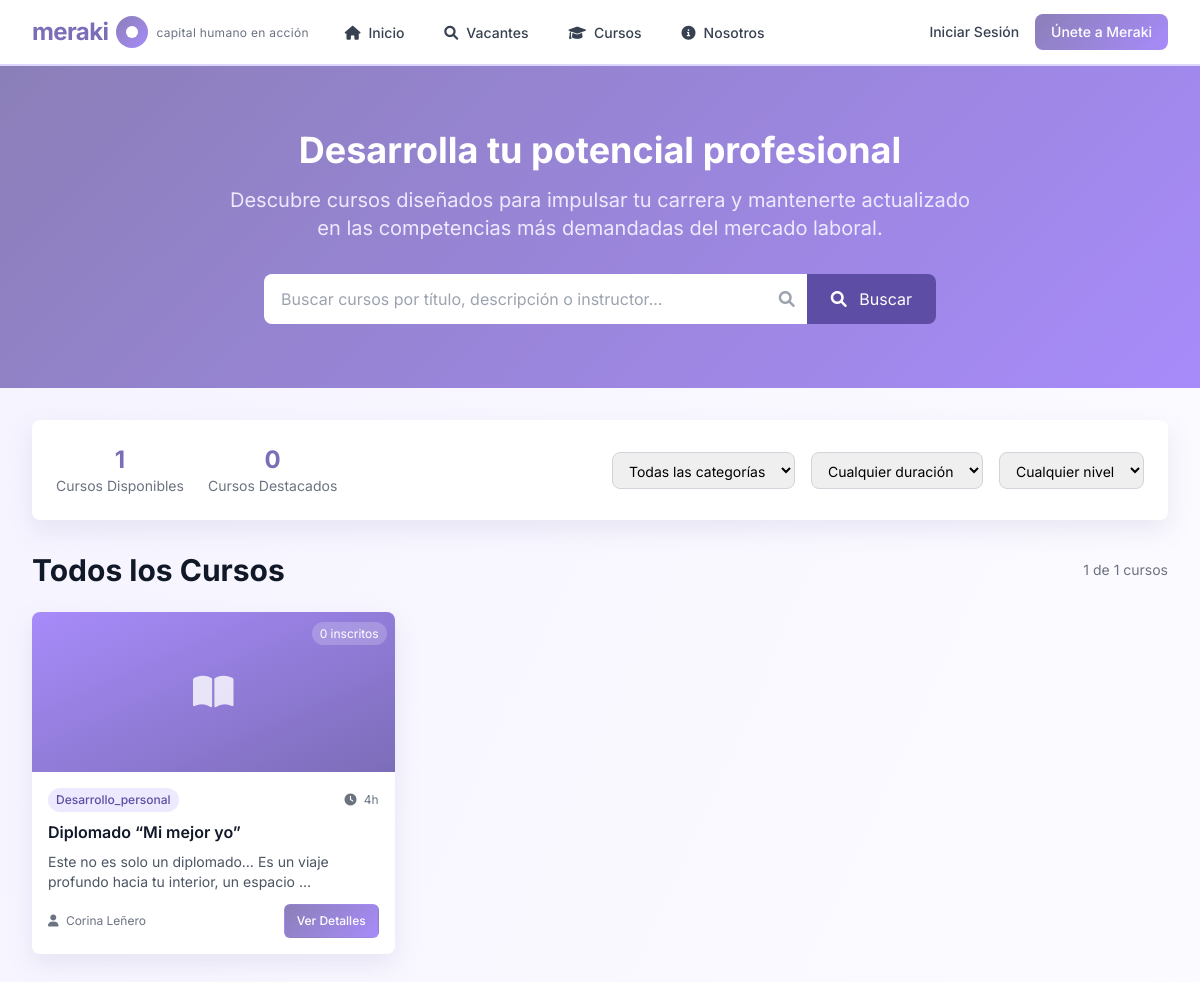
Page /courses/ on the committed database.
### courses/models.py (models this page shows, shortened)
class Course(models.Model):
    DIFFICULTY_CHOICES = [
        ('beginner', 'Principiante'),
        ('intermediate', 'Intermedio'),
        ('advanced', 'Avanzado'),
    ]
    CATEGORY_CHOICES = [
        ('tecnologia', 'Tecnología'),
        ('marketing', 'Marketing'),
        ('negocios', 'Negocios'),
        ('diseno', 'Diseño'),
        ('desarrollo_personal', 'Desarrollo Personal'),
        ('idiomas', 'Idiomas'),
        ('salud', 'Salud y Bienestar'),
        ('finanzas', 'Finanzas'),
    ]
    title = models.CharField(max_length=200, verbose_name="Título")
    description = models.TextField(verbose_name="Descripción")
    duration_hours = models.IntegerField(
        verbose_name="Duración (horas)",
        validators=[MinValueValidator(1)]
    )
    instructor = models.CharField(max_length=200, verbose_name="Instructor")
    category = models.CharField(
        max_length=50,
        choices=CATEGORY_CHOICES,
        verbose_name="Categoría"
    )
    difficulty_level = models.CharField(
        max_length=20,
        choices=DIFFICULTY_CHOICES,
        default='beginner',
        verbose_name="Nivel de Dificultad"
    )
    prerequisites = models.TextField(
        blank=True,
        null=True,
        verbose_name="Requisitos Previos"
    )
    is_active = models.BooleanField(default=True, verbose_name="Activo")
    is_featured = models.BooleanField(default=False, verbose_name="Destacado")
    created_at = models.DateTimeField(auto_now_add=True, verbose_name="Fecha de Creación")
    updated_at = models.DateTimeField(auto_now=True, verbose_name="Última Actualización")
    class Meta:
        verbose_name = "Curso"
        verbose_name_plural = "Cursos"
        ordering = ['-created_at']

### courses/views.py (the view, shortened to what this page needs)
# urls.py: path('', views.CourseListView.as_view(), name='course_list'),
class CourseListView(ListView):
    model = Course
    template_name = 'courses/course_list.html'
    context_object_name = 'courses'
    paginate_by = 12
    def get_queryset(self):
        queryset = Course.objects.filter(
            is_active=True
        ).annotate(
            enrollment_count=Count('enrollment')
        ).order_by('-created_at')
        category = self.request.GET.get('category')
        if category:
            queryset = queryset.filter(category=category)
        duration = self.request.GET.get('duration')
        difficulty = self.request.GET.get('difficulty')
        if difficulty:
            queryset = queryset.filter(difficulty_level=difficulty)
        search = self.request.GET.get('search')
        if search:
            queryset = queryset.filter(
                Q(title__icontains=search) |
                Q(description__icontains=search) |
                Q(instructor__icontains=search)
            )
        return queryset
    def get_context_data(self, **kwargs):
        context = super().get_context_data(**kwargs)
        context.update({
            'categories': Course.objects.values_list('category', flat=True).distinct(),
            'difficulty_levels': Course.DIFFICULTY_CHOICES,
            'total_courses': self.get_queryset().count(),
            'filters': self.request.GET,
            'featured_courses': Course.objects.filter(
                is_active=True, is_featured=True
            )[:6],
        })
        return context

### templates/courses/course_list.html (shortened to what this page needs)
{% extends 'base.html' %}
{% block content %}
<div class="bg-gradient-to-br from-meraki-50 to-white min-h-screen">
    <div class="meraki-gradient">
        <div class="max-w-7xl mx-auto px-4 sm:px-6 lg:px-8 py-16">
            <div class="text-center">
                <h1 class="text-4xl font-bold text-white mb-4">
                    Desarrolla tu potencial profesional
                </h1>
                <p class="text-xl text-meraki-100 mb-8 max-w-3xl mx-auto">
                    Descubre cursos diseñados para impulsar tu carrera y mantenerte actualizado en las competencias más demandadas del mercado laboral.
                </p>
                <div class="max-w-2xl mx-auto">
                    <form method="GET" class="flex">
                        <div class="flex-1 relative">
                            <input type="text"
                                   name="search"
                                   value="{{ filters.search }}"
                                   placeholder="Buscar cursos por título, descripción o instructor..."
                                   class="w-full pl-4 pr-12 py-3 border border-transparent rounded-l-lg focus:outline-none focus:ring-2 focus:ring-white focus:border-transparent text-gray-900">
                            <div class="absolute inset-y-0 right-0 flex items-center pr-3">
                                <i class="fas fa-search text-gray-400"></i>
                            </div>
                        </div>
                        <button type="submit" class="bg-meraki-800 hover:bg-meraki-900 text-white px-6 py-3 rounded-r-lg transition-colors duration-200">
                            <i class="fas fa-search mr-2"></i>
                            Buscar
                        </button>
                    </form>
                </div>
            </div>
        </div>
    </div>
    <div class="max-w-7xl mx-auto px-4 sm:px-6 lg:px-8 py-8">
        <div class="bg-white rounded-lg meraki-shadow p-6 mb-8">
            <div class="flex flex-col lg:flex-row justify-between items-start lg:items-center space-y-4 lg:space-y-0">
                <div class="flex items-center space-x-6">
                    <div class="text-center">
                        <div class="text-2xl font-bold text-meraki-600">{{ total_courses }}</div>
                        <div class="text-sm text-gray-500">Cursos Disponibles</div>
                    </div>
                    <div class="text-center">
                        <div class="text-2xl font-bold text-meraki-600">{{ featured_courses|length }}</div>
                        <div class="text-sm text-gray-500">Cursos Destacados</div>
                    </div>
                </div>
                <div class="flex flex-wrap gap-4">
                    <select name="category" onchange="this.form.submit()" class="border border-gray-300 rounded-lg px-3 py-2 text-sm focus:outline-none focus:ring-2 focus:ring-meraki-500">
                        <option value="">Todas las categorías</option>
                    </select>
                    <select name="duration" onchange="this.form.submit()" class="border border-gray-300 rounded-lg px-3 py-2 text-sm focus:outline-none focus:ring-2 focus:ring-meraki-500">
                        <option value="">Cualquier duración</option>
                    </select>
                    <select name="difficulty" onchange="this.form.submit()" class="border border-gray-300 rounded-lg px-3 py-2 text-sm focus:outline-none focus:ring-2 focus:ring-meraki-500">
                        <option value="">Cualquier nivel</option>
                    </select>
                </div>
            </div>
        </div>
        <div>
            <div class="flex items-center justify-between mb-6">
                <h2 class="text-3xl font-bold text-gray-900">
                    {% if filters.search %}
                        Resultados para "{{ filters.search }}"
                    {% else %}
                        Todos los Cursos
                    {% endif %}
                </h2>
                <div class="text-sm text-gray-500">
                    {{ courses|length }} de {{ total_courses }} cursos
                </div>
            </div>
            {% if courses %}
            <div class="grid grid-cols-1 md:grid-cols-2 lg:grid-cols-3 xl:grid-cols-4 gap-6">
                {% for course in courses %}
                <div class="bg-white rounded-lg meraki-shadow hover:shadow-xl transition-all duration-300 overflow-hidden group">
                    <div class="h-40 bg-gradient-to-br from-meraki-400 to-meraki-600 flex items-center justify-center relative overflow-hidden">
                        <i class="fas fa-book-open text-4xl text-white opacity-80 group-hover:scale-110 transition-transform duration-300"></i>
                        <div class="absolute top-2 right-2">
                            <span class="bg-white/20 backdrop-blur-sm text-white text-xs px-2 py-1 rounded-full">
                                {{ course.enrollment_count }} inscritos
                            </span>
                        </div>
                    </div>
                    <div class="p-4">
                        <div class="flex items-center justify-between mb-2">
                            <span class="inline-flex items-center px-2 py-1 rounded-full text-xs font-medium bg-meraki-100 text-meraki-800">
                                {{ course.category|capfirst }}
                            </span>
                            <span class="text-xs text-gray-500">
                                <i class="fas fa-clock mr-1"></i>
                                {{ course.duration_hours }}h
                            </span>
                        </div>
                        <h3 class="text-base font-semibold text-gray-900 mb-2 line-clamp-2">{{ course.title }}</h3>
                        <p class="text-gray-600 text-sm mb-3 line-clamp-2">{{ course.description|truncatewords:15 }}</p>
                        <div class="flex items-center justify-between">
                            <div class="text-xs text-gray-500">
                                <i class="fas fa-user mr-1"></i>
                                {{ course.instructor|truncatechars:15 }}
                            </div>
                            <a href="{% url 'courses:course_detail' course.pk %}"
                               class="inline-flex items-center px-3 py-2 border border-transparent text-xs font-medium rounded-md text-white meraki-gradient hover:meraki-gradient-reverse transition-all duration-200 transform hover:scale-105">
                                Ver Detalles
                            </a>
                        </div>
                    </div>
                </div>
                {% endfor %}
            </div>
            {% endif %}
        </div>
    </div>
</div>
{% endblock %}

### templates/base.html (style rules this page uses)
body { font-family: 'Inter', sans-serif; }
.meraki-gradient { background: linear-gradient(135deg, #8b7fb8 0%, #a78bfa 100%); }
.meraki-shadow { box-shadow: 0 10px 25px rgba(139, 127, 184, 0.15); }

### templates/courses/course_list.html (style rules this page uses)
.line-clamp-2 { display: -webkit-box; -webkit-line-clamp: 2; -webkit-box-orient: vertical; overflow: hidden; }

### rows in the picture
Course: enrollment_count "0", category "Desarrollo_personal", duration_hours "4", title "Diplomado “Mi mejor yo”", description "Este no es solo un diplomado… Es un viaje profundo hacia tu interior, un espacio …", instructor "Corina Leñero"

### other values in the picture
{{ total_courses }} "1"
{{ featured_courses|length }} "0"
{{ courses|length }} "1"
